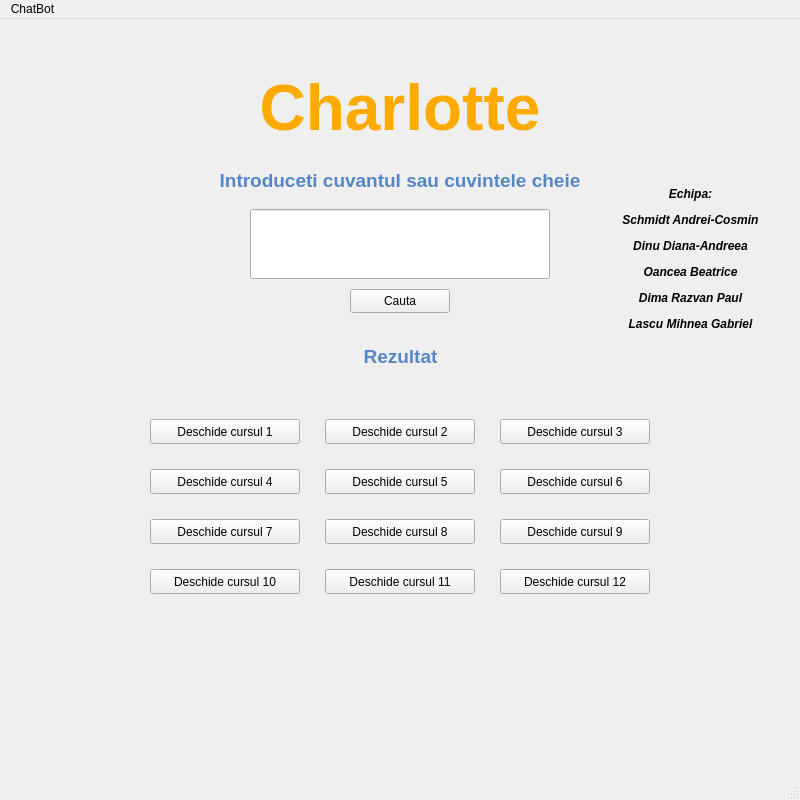
<?xml version="1.0" encoding="UTF-8"?>
<ui version="4.0">
 <class>MainWindow</class>
 <widget class="QMainWindow" name="MainWindow">
  <property name="geometry">
   <rect>
    <x>0</x>
    <y>0</y>
    <width>800</width>
    <height>800</height>
   </rect>
  </property>
  <property name="minimumSize">
   <size>
    <width>760</width>
    <height>548</height>
   </size>
  </property>
  <property name="windowTitle">
   <string>MainWindow</string>
  </property>
  <property name="toolTipDuration">
   <number>2</number>
  </property>
  <property name="autoFillBackground">
   <bool>false</bool>
  </property>
  <widget class="QWidget" name="centralwidget">
   <widget class="QLineEdit" name="lineEdit">
    <property name="geometry">
     <rect>
      <x>250</x>
      <y>190</y>
      <width>300</width>
      <height>70</height>
     </rect>
    </property>
    <property name="alignment">
     <set>Qt::AlignCenter</set>
    </property>
   </widget>
   <widget class="QPushButton" name="pushButton_1">
    <property name="enabled">
     <bool>true</bool>
    </property>
    <property name="geometry">
     <rect>
      <x>350</x>
      <y>270</y>
      <width>100</width>
      <height>24</height>
     </rect>
    </property>
    <property name="mouseTracking">
     <bool>false</bool>
    </property>
    <property name="text">
     <string>Cauta</string>
    </property>
   </widget>
   <widget class="QLabel" name="label">
    <property name="geometry">
     <rect>
      <x>150</x>
      <y>40</y>
      <width>500</width>
      <height>100</height>
     </rect>
    </property>
    <property name="text">
     <string>&lt;html&gt;&lt;head/&gt;&lt;body&gt;&lt;p align=&quot;center&quot;&gt;&lt;span style=&quot; font-size:48pt; font-weight:700; color:#ffaa00;&quot;&gt;Charlotte&lt;/span&gt;&lt;/p&gt;&lt;/body&gt;&lt;/html&gt;</string>
    </property>
   </widget>
   <widget class="QLabel" name="label_2">
    <property name="geometry">
     <rect>
      <x>200</x>
      <y>150</y>
      <width>400</width>
      <height>35</height>
     </rect>
    </property>
    <property name="text">
     <string>&lt;!DOCTYPE HTML PUBLIC &quot;-//W3C//DTD HTML 4.0//EN&quot; &quot;http://www.w3.org/TR/REC-html40/strict.dtd&quot;&gt;
&lt;html&gt;&lt;head&gt;&lt;meta name=&quot;qrichtext&quot; content=&quot;1&quot; /&gt;&lt;meta charset=&quot;utf-8&quot; /&gt;&lt;style type=&quot;text/css&quot;&gt;
p, li { white-space: pre-wrap; }
hr { height: 1px; border-width: 0; }
&lt;/style&gt;&lt;/head&gt;&lt;body style=&quot; font-family:'Segoe UI'; font-size:9pt; font-weight:400; font-style:normal;&quot;&gt;
&lt;p align=&quot;center&quot; style=&quot; margin-top:12px; margin-bottom:12px; margin-left:0px; margin-right:0px; -qt-block-indent:0; text-indent:0px;&quot;&gt;&lt;span style=&quot; font-size:14pt; font-weight:700; color:#5587c8;&quot;&gt;Introduceti cuvantul sau cuvintele cheie&lt;/span&gt;&lt;/p&gt;&lt;/body&gt;&lt;/html&gt;</string>
    </property>
    <property name="alignment">
     <set>Qt::AlignHCenter|Qt::AlignTop</set>
    </property>
   </widget>
   <widget class="QLabel" name="label_3">
    <property name="geometry">
     <rect>
      <x>250</x>
      <y>320</y>
      <width>301</width>
      <height>35</height>
     </rect>
    </property>
    <property name="text">
     <string>&lt;html&gt;&lt;head/&gt;&lt;body&gt;&lt;p align=&quot;center&quot;&gt;&lt;span style=&quot; font-size:14pt; font-weight:700; color:#5587c8;&quot;&gt;Rezultat&lt;/span&gt;&lt;/p&gt;&lt;/body&gt;&lt;/html&gt;</string>
    </property>
   </widget>
   <widget class="QPushButton" name="pushButton_2">
    <property name="geometry">
     <rect>
      <x>150</x>
      <y>400</y>
      <width>150</width>
      <height>25</height>
     </rect>
    </property>
    <property name="text">
     <string>Deschide cursul 1</string>
    </property>
    <property name="checkable">
     <bool>false</bool>
    </property>
   </widget>
   <widget class="QPushButton" name="pushButton_3">
    <property name="geometry">
     <rect>
      <x>325</x>
      <y>400</y>
      <width>150</width>
      <height>25</height>
     </rect>
    </property>
    <property name="text">
     <string>Deschide cursul 2</string>
    </property>
   </widget>
   <widget class="QPushButton" name="pushButton_4">
    <property name="geometry">
     <rect>
      <x>500</x>
      <y>400</y>
      <width>150</width>
      <height>25</height>
     </rect>
    </property>
    <property name="text">
     <string>Deschide cursul 3</string>
    </property>
   </widget>
   <widget class="QPushButton" name="pushButton_5">
    <property name="geometry">
     <rect>
      <x>150</x>
      <y>450</y>
      <width>150</width>
      <height>25</height>
     </rect>
    </property>
    <property name="text">
     <string>Deschide cursul 4</string>
    </property>
    <property name="checkable">
     <bool>false</bool>
    </property>
   </widget>
   <widget class="QPushButton" name="pushButton_6">
    <property name="geometry">
     <rect>
      <x>325</x>
      <y>450</y>
      <width>150</width>
      <height>25</height>
     </rect>
    </property>
    <property name="text">
     <string>Deschide cursul 5</string>
    </property>
   </widget>
   <widget class="QPushButton" name="pushButton_7">
    <property name="geometry">
     <rect>
      <x>500</x>
      <y>450</y>
      <width>150</width>
      <height>25</height>
     </rect>
    </property>
    <property name="text">
     <string>Deschide cursul 6</string>
    </property>
   </widget>
   <widget class="QPushButton" name="pushButton_8">
    <property name="geometry">
     <rect>
      <x>150</x>
      <y>500</y>
      <width>150</width>
      <height>25</height>
     </rect>
    </property>
    <property name="text">
     <string>Deschide cursul 7</string>
    </property>
    <property name="checkable">
     <bool>false</bool>
    </property>
   </widget>
   <widget class="QPushButton" name="pushButton_9">
    <property name="geometry">
     <rect>
      <x>325</x>
      <y>500</y>
      <width>150</width>
      <height>25</height>
     </rect>
    </property>
    <property name="text">
     <string>Deschide cursul 8</string>
    </property>
   </widget>
   <widget class="QPushButton" name="pushButton_10">
    <property name="geometry">
     <rect>
      <x>500</x>
      <y>500</y>
      <width>150</width>
      <height>25</height>
     </rect>
    </property>
    <property name="text">
     <string>Deschide cursul 9</string>
    </property>
   </widget>
   <widget class="QPushButton" name="pushButton_11">
    <property name="geometry">
     <rect>
      <x>150</x>
      <y>550</y>
      <width>150</width>
      <height>25</height>
     </rect>
    </property>
    <property name="text">
     <string>Deschide cursul 10</string>
    </property>
    <property name="checkable">
     <bool>false</bool>
    </property>
   </widget>
   <widget class="QPushButton" name="pushButton_12">
    <property name="geometry">
     <rect>
      <x>325</x>
      <y>550</y>
      <width>150</width>
      <height>25</height>
     </rect>
    </property>
    <property name="text">
     <string>Deschide cursul 11</string>
    </property>
   </widget>
   <widget class="QPushButton" name="pushButton_13">
    <property name="geometry">
     <rect>
      <x>500</x>
      <y>550</y>
      <width>150</width>
      <height>25</height>
     </rect>
    </property>
    <property name="text">
     <string>Deschide cursul 12</string>
    </property>
   </widget>
   <widget class="QLabel" name="label_4">
    <property name="geometry">
     <rect>
      <x>620</x>
      <y>150</y>
      <width>141</width>
      <height>181</height>
     </rect>
    </property>
    <property name="text">
     <string>&lt;html&gt;&lt;head/&gt;&lt;body&gt;&lt;p align=&quot;center&quot;&gt;&lt;span style=&quot; font-weight:700; font-style:italic;&quot;&gt;Echipa:&lt;/span&gt;&lt;/p&gt;&lt;p align=&quot;center&quot;&gt;&lt;span style=&quot; font-weight:700; font-style:italic;&quot;&gt;Schmidt Andrei-Cosmin&lt;/span&gt;&lt;/p&gt;&lt;p align=&quot;center&quot;&gt;&lt;span style=&quot; font-weight:700; font-style:italic;&quot;&gt;Dinu Diana-Andreea&lt;/span&gt;&lt;/p&gt;&lt;p align=&quot;center&quot;&gt;&lt;span style=&quot; font-weight:700; font-style:italic;&quot;&gt;Oancea Beatrice&lt;/span&gt;&lt;/p&gt;&lt;p align=&quot;center&quot;&gt;&lt;span style=&quot; font-weight:700; font-style:italic;&quot;&gt;Dima Razvan Paul&lt;/span&gt;&lt;/p&gt;&lt;p align=&quot;center&quot;&gt;&lt;span style=&quot; font-weight:700; font-style:italic;&quot;&gt;Lascu Mihnea Gabriel&lt;/span&gt;&lt;/p&gt;&lt;/body&gt;&lt;/html&gt;</string>
    </property>
   </widget>
  </widget>
  <widget class="QMenuBar" name="menubar">
   <property name="geometry">
    <rect>
     <x>0</x>
     <y>0</y>
     <width>800</width>
     <height>21</height>
    </rect>
   </property>
   <widget class="QMenu" name="menuChatBot">
    <property name="title">
     <string>ChatBot</string>
    </property>
   </widget>
   <addaction name="menuChatBot"/>
  </widget>
  <widget class="QStatusBar" name="statusbar"/>
 </widget>
 <resources/>
 <connections/>
</ui>
